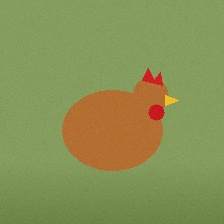
#> input picture data/storage/chicken/HEN_0002/HEN_0002_0.jpg, 224 x 224 px
$ python -i poultry_vision.py   (imports and definitions only)   (older library calls are emulated)
#> lines starting #> are read from the running program, lines starting #| are printed output that depends on the picture; after the words box and inside, x2 and y2 are one past the last pixel; in counts of white or black regions, pixels touching at a corner belong together
"""
Poultry Vision Analyzer.
Analyzes digital photographs of chickens (Gallus gallus domesticus) to classify
life stage and estimate chronological age from visual morphological biomarkers:
comb & wattle development, plumage texture, and head-to-body allometric proportions.
"""

from typing import Union, Dict, Any, Optional, Tuple, List
import io
from pathlib import Path
import numpy as np
from PIL import Image
import cv2

from LivestockVisionAI.models.chicken.age_estimator import PoultryLifeStage


class PoultryVisionAnalyzer:
    """
    Computer vision classifier for poultry biological aging and life-stage determination.
    Extracts comb prominence, chroma, plumage feather texture, and body silhouette.
    """

    def __init__(
        self,
        min_bird_area_ratio: float = 0.08,
    ):
        self.min_bird_area_ratio = float(min_bird_area_ratio)

    def _load_image(
        self,
        image_input: Union[bytes, str, Path, np.ndarray, Image.Image],
    ) -> np.ndarray:
        """Convert any supported image input into RGB numpy array."""
        if isinstance(image_input, (str, Path)):
            path_str = str(image_input)
            bgr = cv2.imread(path_str)
            if bgr is None:
                raise ValueError(f"Unable to read image from path: {path_str}")
            return cv2.cvtColor(bgr, cv2.COLOR_BGR2RGB)
        elif isinstance(image_input, bytes):
            pil_img = Image.open(io.BytesIO(image_input)).convert("RGB")
            return np.array(pil_img)
        elif isinstance(image_input, Image.Image):
            return np.array(image_input.convert("RGB"))
        elif isinstance(image_input, np.ndarray):
            if image_input.ndim == 2:
                return cv2.cvtColor(image_input.astype(np.uint8), cv2.COLOR_GRAY2RGB)
            elif image_input.ndim == 3:
                return image_input.astype(np.uint8)
            else:
                raise ValueError(f"Unsupported array dimensions: {image_input.shape}")
        else:
            raise TypeError(f"Unsupported image input type: {type(image_input)}")

    def analyze_poultry_morphology(
        self,
        image_input: Union[bytes, str, Path, np.ndarray, Image.Image],
    ) -> Dict[str, Any]:
        """
        Analyzes chicken photograph to determine life stage and age range in weeks and months.
        """
        rgb = self._load_image(image_input)
        h, w = rgb.shape[:2]
#> h = 224; w = 224
        total_pixels = float(h * w)
#> total_pixels = 50176

        # Step 1: Detect Bird Foreground / Subject
        gray = cv2.cvtColor(rgb, cv2.COLOR_RGB2GRAY)
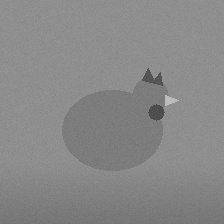
#> gray: shape (224, 224); min 69, max 192, mean 136.2
        hsv = cv2.cvtColor(rgb, cv2.COLOR_RGB2HSV)
#> hsv: shape (224, 224, 3); mean H, S, V 37.9, 117.3, 157
        lab = cv2.cvtColor(rgb, cv2.COLOR_RGB2LAB)
#> lab: shape (224, 224, 3); mean of channels 0, 1, 2 150.4, 115, 160.5

        # Subject presence: non-flat, textured region
        blur = cv2.GaussianBlur(gray, (5, 5), 0)
        edges = cv2.Canny(blur, 40, 120)
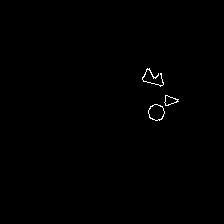
#> edges: shape (224, 224); 0.35% white in thin lines or dots, all inside (x1, y1, x2, y2) = (142, 68, 179, 121)
        edge_density = float(np.sum(edges > 0)) / total_pixels
#> edge_density = 0.00351

        if edge_density < 0.005:
            return {
                "status": "REJECTED_INVALID_BIRD_PHOTO",
                "is_valid_bird_photo": False,
                "life_stage": "UNKNOWN",
                "reason": "Image lacks recognizable subject contours or is completely degraded.",
                "confidence": 0.0,
            }

        # Step 2: Comb & Wattle ROI Detection (Red / Crimson head appendages)
        # Comb shows high red chroma in Lab space (a* channel) and RGB ratio
        r_chan = rgb[:, :, 0].astype(float)
        g_chan = rgb[:, :, 1].astype(float)
        b_chan = rgb[:, :, 2].astype(float)
        a_chan = lab[:, :, 1]

        # Crimson comb mask: R substantially higher than G and B, high redness in Lab
        comb_mask = (r_chan > 1.25 * g_chan) & (r_chan > 1.25 * b_chan) & (a_chan >= 138)
        comb_pixel_count = int(np.sum(comb_mask))
        comb_area_ratio = float(comb_pixel_count) / total_pixels

        # Step 3: Yellow/Fluffy Chick Down Plumage Detection
        # Day-old chicks and young brooding chicks have high yellow/buff down
        h_chan, s_chan, v_chan = hsv[:, :, 0], hsv[:, :, 1], hsv[:, :, 2]
        yellow_down_mask = (h_chan >= 18) & (h_chan <= 38) & (s_chan >= 45) & (v_chan >= 120)
        yellow_down_ratio = float(np.sum(yellow_down_mask)) / total_pixels

        # Step 4: Plumage Texture & Edge Gradient (Adult feathers vs soft down)
        sobel_mag = np.hypot(
            cv2.Sobel(gray, cv2.CV_64F, 1, 0),
            cv2.Sobel(gray, cv2.CV_64F, 0, 1),
        )
        plumage_texture_score = float(np.mean(sobel_mag))

        # Step 5: Classify Life Stage Based on Visual Biomarkers
        if yellow_down_ratio > 0.15 and comb_area_ratio < 0.002:
            # Fluffy yellow down, no visible comb -> CHICK
            stage = PoultryLifeStage.CHICK
            weeks_range = [0.5, 3.0]
            months_range = [0.1, 0.75]
            conf = 0.93
            desc = "Down plumage detected; absence of comb and wattles indicates early brooding chick (<3 weeks)."

        elif comb_area_ratio < 0.004:
            # Transitional down to juvenile feathers, pale ridge -> GROWER
            stage = PoultryLifeStage.GROWER
            weeks_range = [4.0, 8.0]
            months_range = [1.0, 2.0]
            conf = 0.88
            desc = "Juvenile contour feathers with rudimentary comb ridge; grower stage (4-8 weeks)."

        elif comb_area_ratio < 0.015:
            # Emerging pink comb, juvenile pullet silhouette -> DEVELOPER
            stage = PoultryLifeStage.DEVELOPER
            weeks_range = [9.0, 18.0]
            months_range = [2.25, 4.5]
            conf = 0.89
            desc = "Developing comb crest and sleek juvenile plumage; pullet/developer stage (9-18 weeks)."

        elif comb_area_ratio < 0.035:
            # Moderately prominent red comb, nearing maturity -> POINT_OF_LAY
            stage = PoultryLifeStage.POINT_OF_LAY
            weeks_range = [18.0, 22.0]
            months_range = [4.5, 5.5]
            conf = 0.91
            desc = "Reddened comb crest with mature body silhouette; point of lay (18-22 weeks)."

        else:
            # Prominent bright crimson comb and wattles, full adult plumage -> ADULT_LAYER
            stage = PoultryLifeStage.ADULT_LAYER
            weeks_range = [22.0, 60.0]
            months_range = [5.5, 15.0]
            conf = 0.94
            desc = "Prominent bright red comb and wattles with full adult plumage; mature adult layer/cock (22+ weeks)."

        return {
            "status": "SUCCESS",
            "is_valid_bird_photo": True,
            "species": "HEN",
            "life_stage": stage.value,
            "estimated_age_weeks_range": weeks_range,
            "estimated_age_range_months": months_range,
            "confidence": conf,
            "method": "COMPUTER_VISION_POULTRY_MORPHOLOGY_STAGING",
            "description": desc,
            "visual_biomarkers": {
                "comb_area_ratio": round(comb_area_ratio, 5),
                "comb_prominence": "PROMINENT" if comb_area_ratio >= 0.015 else ("MODERATE" if comb_area_ratio >= 0.004 else "RUDIMENTARY"),
                "plumage_texture_score": round(plumage_texture_score, 2),
                "down_coverage_ratio": round(yellow_down_ratio, 4),
            },
        }

>>> import cv2
>>> picture = cv2.cvtColor(cv2.imread('../../data/storage/chicken/HEN_0002/HEN_0002_0.jpg'), cv2.COLOR_BGR2RGB)
>>> result = PoultryVisionAnalyzer().analyze_poultry_morphology(picture)
#> result = 5 items
